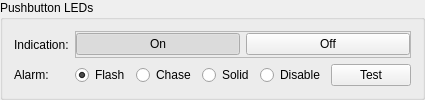
             <widget class="QGroupBox" name="configure_pushbutton_box">
              <property name="toolTip">
               <string>Congifure the built-in LEDs on the four pushbuttons.</string>
              </property>
              <property name="title">
               <string>Pushbutton LEDs</string>
              </property>
              <layout class="QGridLayout" name="gridLayout_18">
               <item row="1" column="4">
                <widget class="QRadioButton" name="configure_pushbutton_alarm_disable_button">
                 <property name="toolTip">
                  <string>Do not change LEDs during a critical fault such as an over-temperature fault.</string>
                 </property>
                 <property name="text">
                  <string>Disable</string>
                 </property>
                 <attribute name="buttonGroup">
                  <string notr="true">configure_pushbutton_LED_button_group</string>
                 </attribute>
                </widget>
               </item>
               <item row="1" column="1">
                <widget class="QRadioButton" name="configure_pushbutton_alarm_flash_button">
                 <property name="toolTip">
                  <string>Flash the LEDs on and off during a critical fault such as an over-temperature fault.</string>
                 </property>
                 <property name="text">
                  <string>Flash</string>
                 </property>
                 <property name="checked">
                  <bool>true</bool>
                 </property>
                 <attribute name="buttonGroup">
                  <string notr="true">configure_pushbutton_LED_button_group</string>
                 </attribute>
                </widget>
               </item>
               <item row="1" column="3">
                <widget class="QRadioButton" name="configure_pushbutton_alarm_solid_button">
                 <property name="toolTip">
                  <string>Illuminate all LEDs during a critical fault such as an over-temperature fault.</string>
                 </property>
                 <property name="text">
                  <string>Solid</string>
                 </property>
                 <attribute name="buttonGroup">
                  <string notr="true">configure_pushbutton_LED_button_group</string>
                 </attribute>
                </widget>
               </item>
               <item row="1" column="5">
                <widget class="QPushButton" name="configure_pushbutton_alarm_test_button">
                 <property name="toolTip">
                  <string>Test fault illumination pattern.</string>
                 </property>
                 <property name="text">
                  <string>Test</string>
                 </property>
                </widget>
               </item>
               <item row="1" column="0">
                <widget class="QLabel" name="configure_pushbutton_alarm_label">
                 <property name="toolTip">
                  <string>Set the LED display when a critical fault occurs such as an over-temperature fault.</string>
                 </property>
                 <property name="text">
                  <string>Alarm:</string>
                 </property>
                </widget>
               </item>
               <item row="0" column="0">
                <widget class="QLabel" name="configure_pushbutton_intensity_label">
                 <property name="toolTip">
                  <string>Set the intensity of the pushbuttons</string>
                 </property>
                 <property name="text">
                  <string>Indication:</string>
                 </property>
                </widget>
               </item>
               <item row="0" column="1" colspan="5">
                <widget class="QFrame" name="configure_pushbutton_intensity_frame">
                 <property name="frameShape">
                  <enum>QFrame::StyledPanel</enum>
                 </property>
                 <property name="frameShadow">
                  <enum>QFrame::Raised</enum>
                 </property>
                 <layout class="QGridLayout" name="gridLayout_53">
                  <property name="leftMargin">
                   <number>0</number>
                  </property>
                  <property name="topMargin">
                   <number>0</number>
                  </property>
                  <property name="rightMargin">
                   <number>0</number>
                  </property>
                  <property name="bottomMargin">
                   <number>0</number>
                  </property>
                  <item row="0" column="0">
                   <widget class="QPushButton" name="configure_pushbutton_intensity_on_button">
                    <property name="text">
                     <string>On</string>
                    </property>
                    <property name="checkable">
                     <bool>true</bool>
                    </property>
                    <property name="checked">
                     <bool>true</bool>
                    </property>
                    <property name="autoExclusive">
                     <bool>false</bool>
                    </property>
                    <attribute name="buttonGroup">
                     <string notr="true">configure_indication_group</string>
                    </attribute>
                   </widget>
                  </item>
                  <item row="0" column="1">
                   <widget class="QPushButton" name="configure_pushbutton_intensity_off_button">
                    <property name="text">
                     <string>Off</string>
                    </property>
                    <property name="checkable">
                     <bool>true</bool>
                    </property>
                    <property name="autoExclusive">
                     <bool>false</bool>
                    </property>
                    <attribute name="buttonGroup">
                     <string notr="true">configure_indication_group</string>
                    </attribute>
                   </widget>
                  </item>
                 </layout>
                </widget>
               </item>
               <item row="1" column="2">
                <widget class="QRadioButton" name="configure_pushbutton_alarm_chase_button">
                 <property name="toolTip">
                  <string>Sequentially illuminate the LEDs during a critical fault such as an over-temperature fault.</string>
                 </property>
                 <property name="text">
                  <string>Chase</string>
                 </property>
                 <attribute name="buttonGroup">
                  <string notr="true">configure_pushbutton_LED_button_group</string>
                 </attribute>
                </widget>
               </item>
              </layout>
             </widget>
